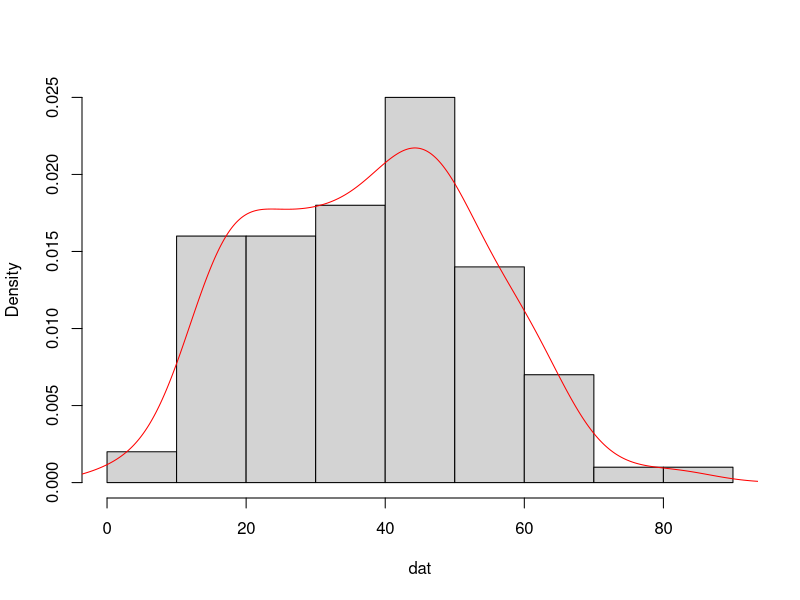
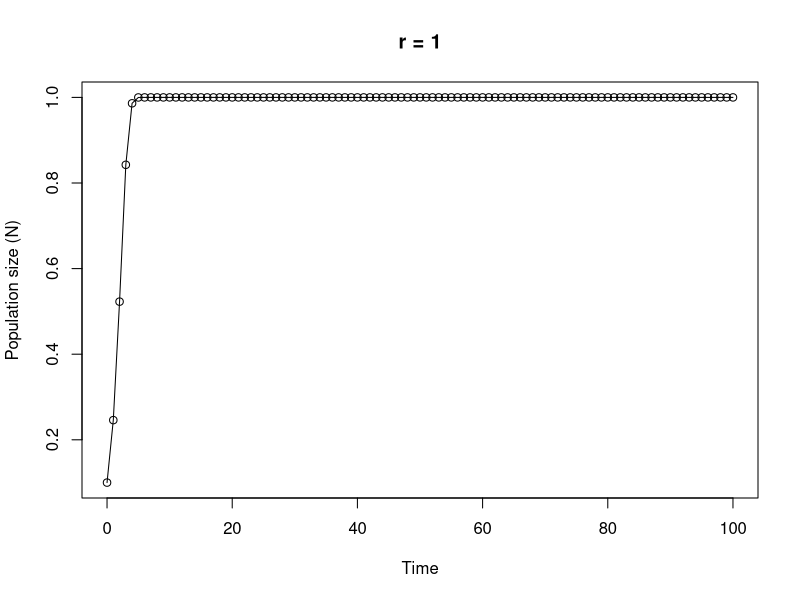

Generate these figures, in order, with R:
## ----Q1, echo=SOLUTIONS-------------------------------------------------------

# area of a circle
# the equation to calculate the area of a circle is pi * radius^2

circle_area <- function(d){ 
	pi * (d/2)^2
}

# to use your new function

circle_area(10)
# [1] 78.53982

# to test on a vector of diameters
# first create a vector with diameters ranging from 0 to 50 in steps of 10

cir_diam <- seq(from = 0, to = 50, by = 10)

# test your function

circle_area(cir_diam)
# [1]    0.00000   78.53982  314.15927  706.85835 1256.63706 1963.49541


## ----Q2, echo=SOLUTIONS, tidy = TRUE------------------------------------------

far_cent <- function(a){
	val <- (a-32)*5/9
	print(paste("Fahrenheit: ", round(a, digits = 3), "oF",sep = " "), quote = FALSE)# round 3dp
	print(paste("Centigrade: ", round(val, digits = 3), "oC", sep = " "), quote = FALSE)# round 3dp
}

# alternative Fahrenheit to centigrade using cat function

far_cent2 <- function(a){
	val <- (a - 32) * 5/9	#calculation
	cat("Fahrenheit: ", round(a, digits = 3), "oF", "\n")   # use cat function
	cat("Centigrade: ", round(val, digits = 3), "oC", "\n")   
}


## ----Q3, echo=SOLUTIONS-------------------------------------------------------

# Create a vector of normally distributed data
# length 100, mean 35 and standard deviation of 29

vals <- rnorm(100, 35, 15)	# create some norm dist data mean 35, sd = 15

summary_fun <- function(dat){
	mymean <- round(mean(dat), digits = 4)      	# calc mean
	mymedian <- round(median(dat), digits = 4)    # calc median
	mymin <- round(min(dat), digits = 4)          # calc min
	mymax <- round(max(dat), digits = 4)          # calc max
	print(paste("mean:", mymean, sep = " "), quote = FALSE)     # print mean
	print(paste("median:", mymedian, sep = " "), quote = FALSE)     # print median
	print(paste("range:", "from:", mymin, "to", mymax, sep = " "), quote = FALSE) 
	dens <- density(dat)                          # estimate density curve
	hist(dat, main = "",type = "l",freq = FALSE)  # plot histogram
	lines(dens, lty = 1, col = "red")             # plot density curve
}

# use the function
summary_fun(vals)


## ----Q4, echo=SOLUTIONS-------------------------------------------------------

# calculate a median

ourmedian <- function(x){
	n <- length(x)
	if (n %% 2 == 1)      # odd numbers
	  sort(x)[(n + 1)/2]  # find the middle number by adding 1 to length and div 2
	else {                # even numbers
	  middletwo <- sort(x)[(n/2) + 0:1]   #find the two middle numbers
	  mean(middletwo)
	  }
}

# use the function
mydat <- sample(1:50, size = 10, replace = TRUE )

# our function
ourmedian(mydat)

# R median function
median(mydat)


## ----Q5, echo=SOLUTIONS, tidy = TRUE------------------------------------------

# function to simulate Ricker model

Ricker_model <- function(nzero, r, time, K=1){     # sets initial parameters
  N <- numeric(time + 1)    # creates a real vector of length time+1 to store values of Nt+1
  N[1] <- nzero             # sets initial population size in first element of N
  for (i in 1:time) {				# loops over time
      N[i+1] <- N[i]*exp(r*(1 - N[i]/K))    
  }
  Time <- 0:time   					 # creates vector for x axis
  plot(Time, N, type = "o", xlim = c(0, time), xlab = "Time", ylab = "Population size (N)", main = paste("r =", r, sep=" "))   # plots     output
}

# To run
# play around with the different parameters, especially r
Ricker_model(nzero=0.1,r=1,time=100)
